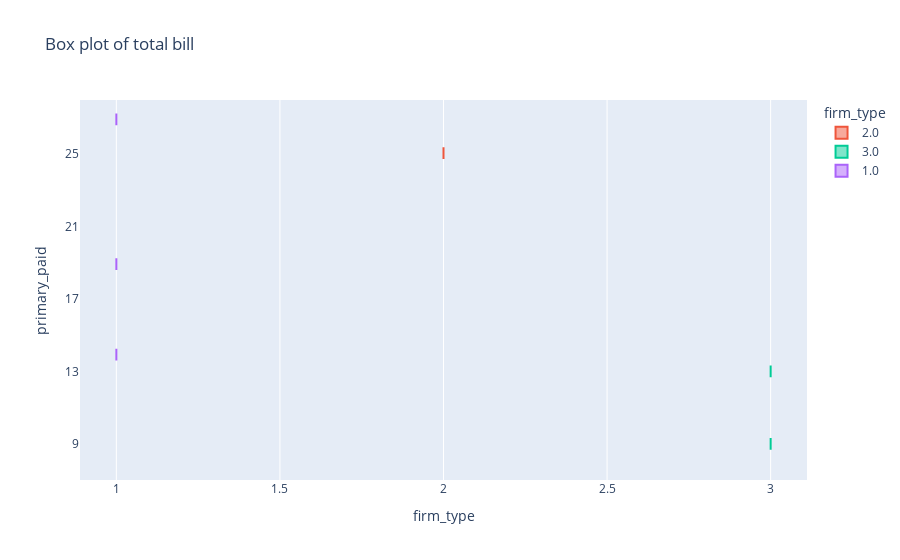

Source (notebook cell):
### Code cell
df = pd.read_excel('parental leave data.xlsx', index_col='index_col')
fig = px.box(df, x="firm_type", y="primary_paid", color="firm_type",
             title="Box plot of total bill",
             hover_data=["firm"] # add day column to hover data
            )
fig.show()

### Figure 1 — Plotly figure (JSON) as saved in the notebook; plotly's stock layout.template omitted (floating-point values rounded to 4 significant figures)
{"data": [{"alignmentgroup": "True", "customdata": [["Anderson Lloyd"]], "hovertemplate": "firm_type=%{x}<br>primary_paid=%{y}<br>firm=%{customdata[0]}<extra></extra>", "legendgroup": "2.0", "marker": {"color": "#EF553B"}, "name": "2.0", "notched": false, "offsetgroup": "2.0", "orientation": "h", "showlegend": true, "type": "box", "x": [2], "x0": " ", "xaxis": "x", "y": [26], "y0": " ", "yaxis": "y"}, {"alignmentgroup": "True", "customdata": [["Anthony Harper"], ["Kindrik Partners"]], "hovertemplate": "firm_type=%{x}<br>primary_paid=%{y}<br>firm=%{customdata[0]}<extra></extra>", "legendgroup": "3.0", "marker": {"color": "#00cc96"}, "name": "3.0", "notched": false, "offsetgroup": "3.0", "orientation": "h", "showlegend": true, "type": "box", "x": [3, 3], "x0": " ", "xaxis": "x", "y": [9, 13], "y0": " ", "yaxis": "y"}, {"alignmentgroup": "True", "customdata": [["Bell Gully"], ["Buddle Findlay"], ["Chapman Tripp"], ["Dentons Kensington Swan"], ["DLA piper"]], "hovertemplate": "firm_type=%{x}<br>primary_paid=%{y}<br>firm=%{customdata[0]}<extra></extra>", "legendgroup": "1.0", "marker": {"color": "#ab63fa"}, "name": "1.0", "notched": false, "offsetgroup": "1.0", "orientation": "h", "showlegend": true, "type": "box", "x": [1, 1, 1, 1, 1], "x0": " ", "xaxis": "x", "y": [18, 13, 26, 18, 26], "y0": " ", "yaxis": "y"}], "layout": {"boxmode": "group", "legend": {"title": {"text": "firm_type"}, "tracegroupgap": 0}, "title": {"text": "Box plot of total bill"}, "xaxis": {"anchor": "y", "categoryarray": [null, 2, 3, 1], "categoryorder": "array", "domain": [0, 1], "title": {"text": "firm_type"}}, "yaxis": {"anchor": "x", "domain": [0, 1], "title": {"text": "primary_paid"}}}}
